Frame 1 (no input): blank canvas, image omitted
Frame 60 (the mouse pressed at the canvas centre just before this capture): blank canvas, image omitted
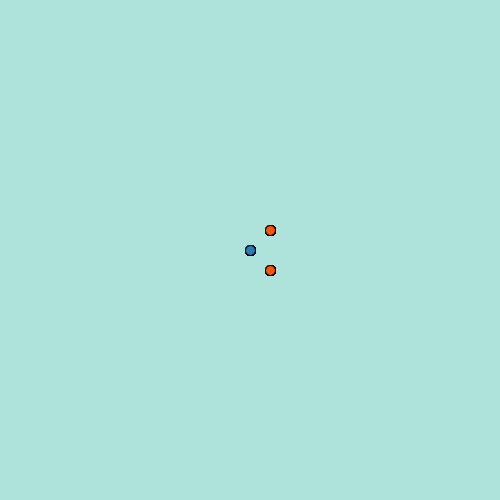
Frame 120 (the mouse held since frame 60 and released just before this capture)

The Processing sketch whose frames 1 and 60 were blank and that drew this single picture after the mouse press (run headless with seeded random() and noise(); from frame 60 on, the mouse is pressed at the canvas centre):

// Processing sketch: processing_38810
// ── processing_38810.pde

color circle1 = color(37, 126, 183);
color circle2 = color(255, 85, 0);
color circle3 = color(255, 85, 0);

void setup() {
  background(174, 227, 220);
  size(500, 500);
}

void draw() {
  //background (50);
  if (mousePressed) {
    makewp (mouseX, mouseY);
  }

  if (keyPressed) {

    switch(key) {
    case ' ':
      background(174, 227, 220);
      break;
    case '1':
      fill (0);
      break;
    }

    if (key == ' ') {
      background (174, 227, 220);
      ;
    }
    if (key == '1') {
      circle2 = color(255, 200, 200);
      circle3 = color(255, 200, 200);
    }
    if (key == '2') {
      circle1 = color(255, 200, 200);
      circle2 = color(240, 22, 22);
      circle3 = color(240, 22, 22);
    }
    if (key == '3') {
      circle1 = color(255, 200, 200);
      circle2 = color(37, 126, 183);
      circle3 = color(37, 126, 183);
    }
    if (key == '4') {
      circle1 = color(240, 22, 22);
      circle2 = color(255, 85, 0);
      circle3 = color(255, 85, 0);
    }

    if (key == '5') {
      circle1 = color(255, 85, 0);
      circle2 = color(181, 224, 183);
      circle3 = color(181, 224, 183);
    }

    if (key == '6') {
      circle1 = color(255, 200, 200);
      circle2 = color(255, 200, 200); 
      circle3 = color(255, 200, 200);
    }

    if (key == '7') {
      circle1 = color(181, 224, 183);
      circle2 = color(181, 224, 183);
      circle3 = color(181, 224, 183);
    }
    if (key == '8') {
      circle1 = color(37, 126, 183);
      circle2 = color(37, 126, 183);
      circle3 = color(37, 126, 183);
    }

    if (key == '9') {
      circle1 = color(181, 224, 183);
      circle2 = color(240, 22, 22);
      circle3 = color(240, 22, 22);
    }

    if (key == '0') {
      circle1 = color(37, 126, 183);
      circle2 = color(255, 85, 0);
      circle3 = color(255, 85, 0);
    }
  }
}


void makewp (float x, float y) {
  for (int j = 0; j <= 500; j = j+50) { //even set of circles that fit on page
    for (int i=0; i <= 500; i = i+50) {
      fill (circle1);
      ellipse  (x, y, 10, 10);
    }
  }
  for (int m=0; m<=500; m= m+50) { //odd set of circles that go off page and in between 10
    for (int n=0; n<=500; n = n+50) {
      fill (circle2);
      ellipse (x+20, y+20, 10, 10);
    }
  }
  for (int v=0; v<=500; v=v+50) {
    for (int z=0; z <=500; z=z+50) {
      fill (circle3);
      ellipse (x+20, y-20, 10, 10);
    }
  }
}

                
                
